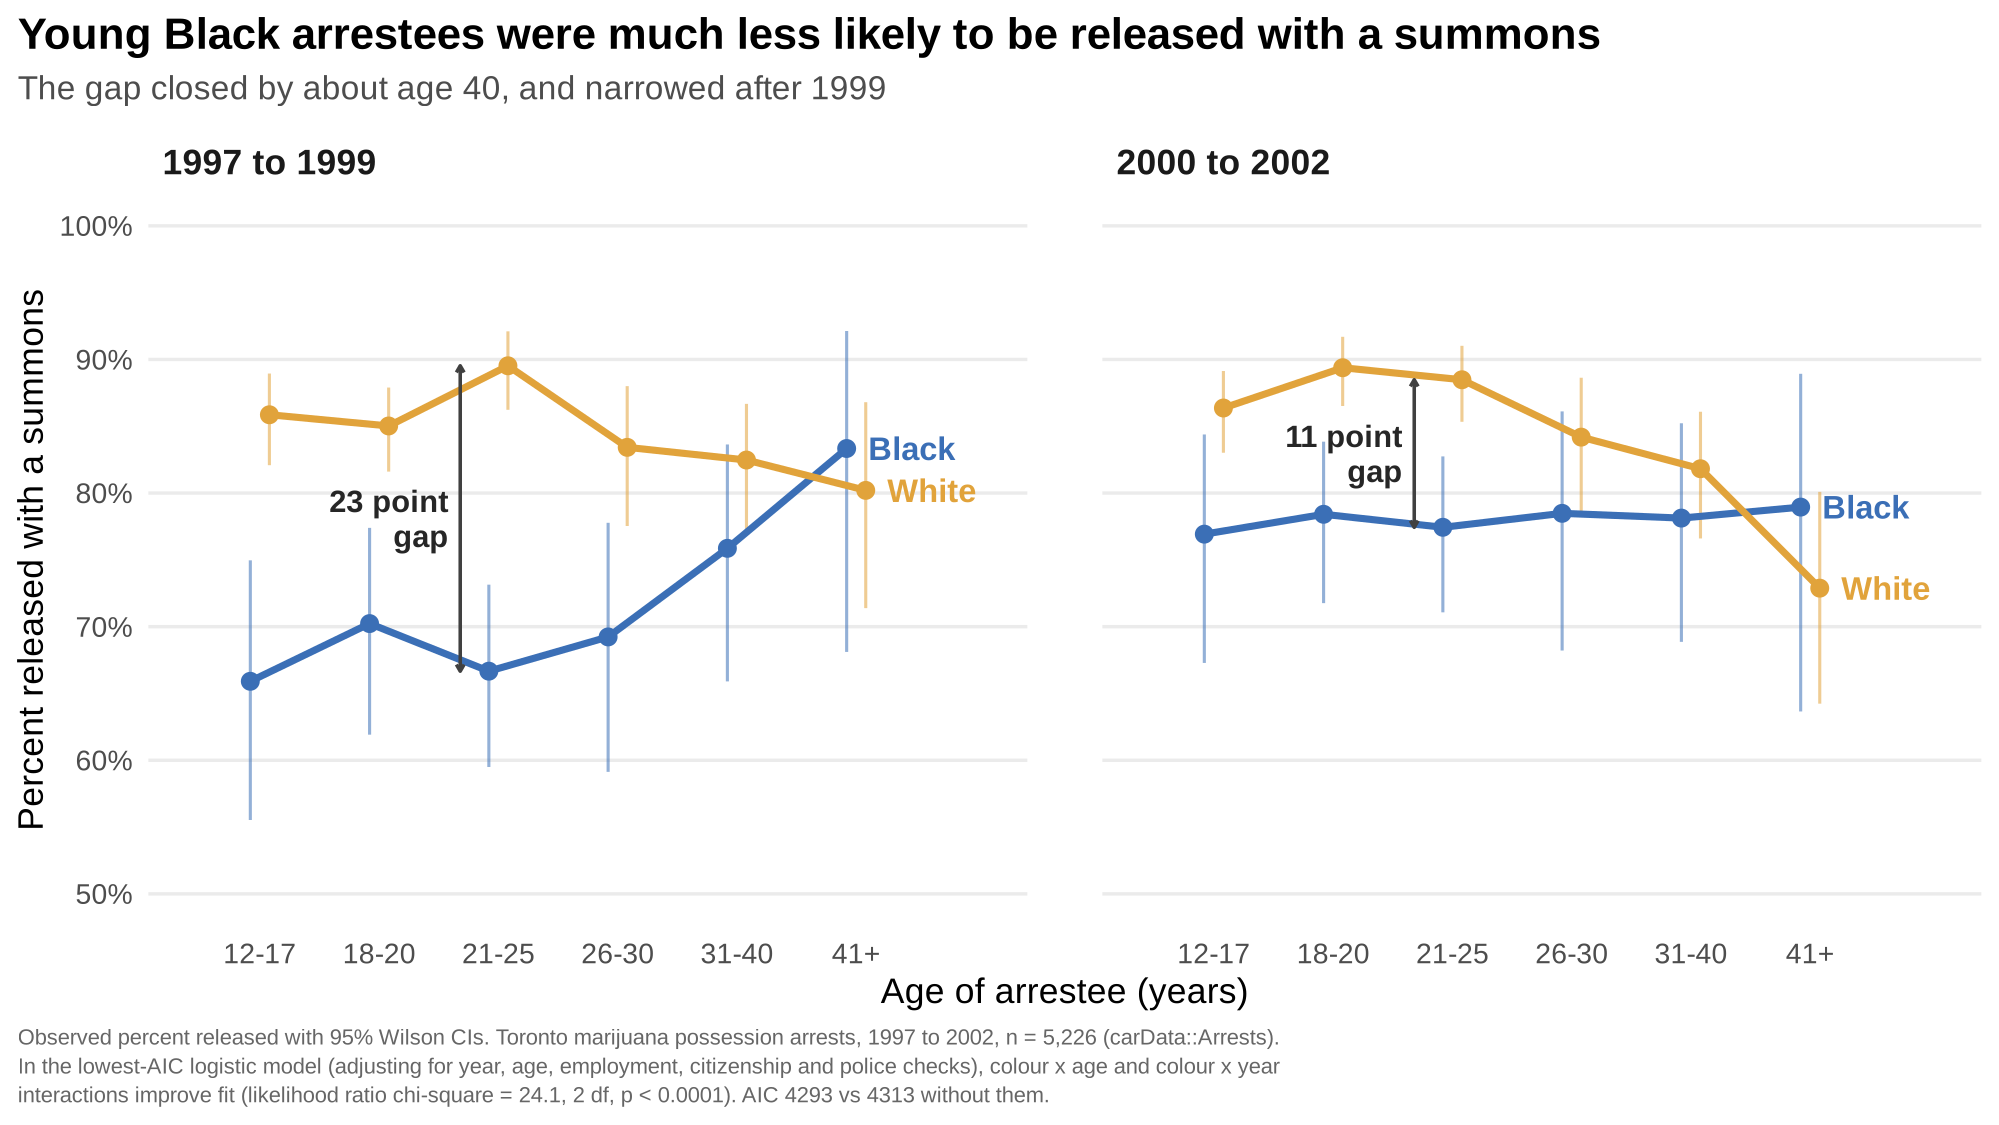

Here is the R script that generated this plot:
# One presentation graphic: the colour gap in release by age and period.
# Observed release rates with 95% Wilson CIs. The colour x age and colour x year
# interactions are tested in the lowest-AIC logistic model (mod4).
library(carData)
library(ggplot2)
library(dplyr)
data(Arrests)

mod1 <- glm(released ~ colour + year + age + sex + employed + citizen + checks,
            family = binomial, data = Arrests)
mod4 <- glm(released ~ colour + year + age + employed + citizen + checks +
              colour:year + colour:age, family = binomial, data = Arrests)
lrt <- anova(update(mod4, . ~ . - colour:year - colour:age), mod4, test = "Chisq")

col_race <- c(Black = "#3B6FB6", White = "#E1A33B")

d <- Arrests %>%
  mutate(agegrp = cut(age, c(11, 17, 20, 25, 30, 40, 70),
                      labels = c("12-17", "18-20", "21-25", "26-30", "31-40", "41+")),
         period = factor(ifelse(year <= 1999, "1997 to 1999", "2000 to 2002"))) %>%
  group_by(period, colour, agegrp) %>%
  summarise(n = n(), k = sum(released == "Yes"), .groups = "drop") %>%
  mutate(p = k / n, z = 1.96,
         lo = (p + z^2 / (2 * n) - z * sqrt(p * (1 - p) / n + z^2 / (4 * n^2))) / (1 + z^2 / n),
         hi = (p + z^2 / (2 * n) + z * sqrt(p * (1 - p) / n + z^2 / (4 * n^2))) / (1 + z^2 / n),
         x = as.numeric(agegrp) + ifelse(colour == "Black", -0.08, 0.08))

# Gap annotation at ages 21-25 in each period
ann <- d %>%
  filter(agegrp == "21-25") %>%
  select(period, colour, p) %>%
  tidyr::pivot_wider(names_from = colour, values_from = p) %>%
  mutate(x = 3, label = sprintf("%.0f point\ngap", 100 * (White - Black)))

ends <- d %>% filter(agegrp == "41+")

g <- ggplot(d, aes(x = x, y = p, colour = colour)) +
  geom_errorbar(aes(ymin = lo, ymax = hi), width = 0, linewidth = 0.7, alpha = 0.55) +
  geom_line(linewidth = 1.6) +
  geom_point(size = 3.6) +
  geom_segment(data = ann, aes(x = x - 0.32, xend = x - 0.32, y = Black, yend = White),
               inherit.aes = FALSE, colour = "grey25", linewidth = 0.8,
               arrow = arrow(ends = "both", length = unit(0.13, "cm"))) +
  geom_text(data = ann, aes(x = x - 0.42, y = (Black + White) / 2, label = label),
            inherit.aes = FALSE, hjust = 1, size = 5.2, fontface = "bold",
            colour = "grey15", lineheight = 0.95) +
  geom_text(data = ends, aes(x = x + 0.18, label = colour), hjust = 0,
            size = 5.5, fontface = "bold", show.legend = FALSE) +
  facet_wrap(~ period) +
  scale_colour_manual(values = col_race, guide = "none") +
  scale_x_continuous(breaks = 1:6, labels = levels(d$agegrp), limits = c(0.4, 7.1)) +
  scale_y_continuous(labels = scales::percent, breaks = seq(0.5, 1, 0.1)) +
  coord_cartesian(ylim = c(0.5, 1)) +
  labs(title = "Young Black arrestees were much less likely to be released with a summons",
       subtitle = "The gap closed by about age 40, and narrowed after 1999",
       x = "Age of arrestee (years)",
       y = "Percent released with a summons",
       caption = paste0(
         "Observed percent released with 95% Wilson CIs. Toronto marijuana possession arrests, 1997 to 2002, n = 5,226 (carData::Arrests).\n",
         "In the lowest-AIC logistic model (adjusting for year, age, employment, citizenship and police checks), colour x age and colour x year\n",
         sprintf("interactions improve fit (likelihood ratio chi-square = %.1f, 2 df, p < 0.0001). AIC %.0f vs %.0f without them.",
                 lrt$Deviance[2], AIC(mod4), AIC(update(mod4, . ~ . - colour:year - colour:age))))) +
  theme_minimal(base_size = 17) +
  theme(panel.grid.minor = element_blank(),
        panel.grid.major.x = element_blank(),
        panel.spacing = unit(2.5, "lines"),
        strip.text = element_text(size = 17, face = "bold", hjust = 0),
        plot.title = element_text(face = "bold", size = 21),
        plot.subtitle = element_text(size = 16, colour = "grey30", margin = margin(b = 12)),
        plot.caption = element_text(size = 10.5, colour = "grey40", hjust = 0, lineheight = 1.1),
        plot.title.position = "plot", plot.caption.position = "plot")

ggsave("presentation_graphic.png", g, width = 13.33, height = 7.5, dpi = 150, bg = "white")
